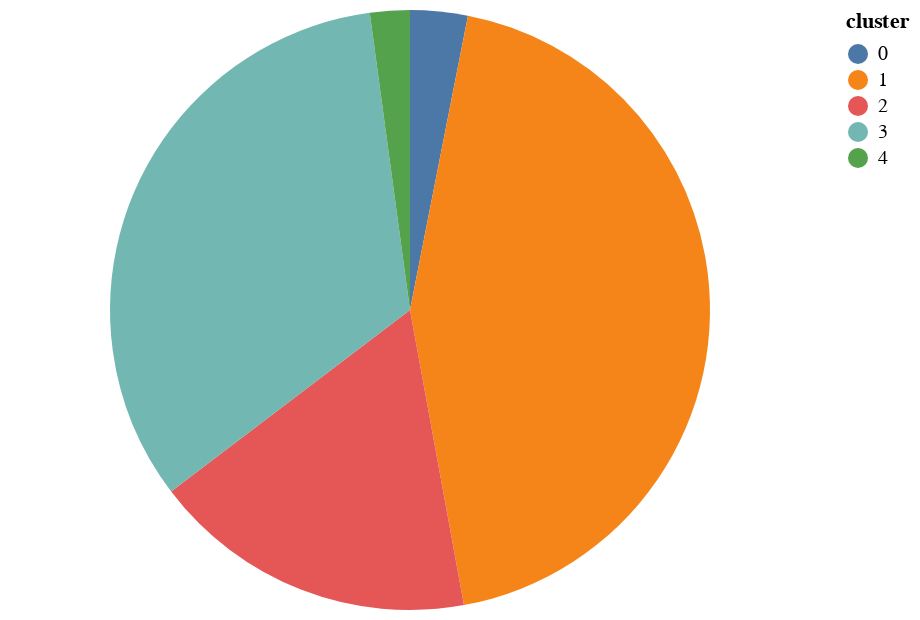

The code cell stored with this chart in its notebook:
### Code cell
import altair as alt
alt.data_transformers.enable('default', max_rows=None)
source = nb_clients

alt.Chart(source).mark_arc().encode(
    theta=alt.Theta(field="count", type="quantitative"),
    color=alt.Color(field="cluster", type="nominal"),
)

### Figure 1 — Vega-Lite specification as saved in the notebook (floating-point values rounded to 4 significant figures)
{"config": {"view": {"continuousWidth": 400, "continuousHeight": 300}}, "data": {"name": "data-c013bfa9e4fc78374f21a0207d78f8a6"}, "mark": "arc", "encoding": {"color": {"field": "cluster", "type": "nominal"}, "theta": {"field": "count", "type": "quantitative"}}, "$schema": "https://vega.github.io/schema/vega-lite/v4.17.0.json", "datasets": {"data-c013bfa9e4fc78374f21a0207d78f8a6": [{"cluster": 0, "count": 2952, "percent": 3.095}, {"cluster": 1, "count": 41992, "percent": 44.03}, {"cluster": 2, "count": 16727, "percent": 17.54}, {"cluster": 3, "count": 31665, "percent": 33.2}, {"cluster": 4, "count": 2043, "percent": 2.142}]}}
